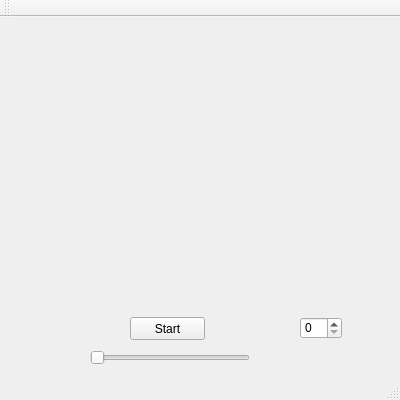
<?xml version="1.0" encoding="UTF-8"?>
<ui version="4.0">
 <class>MainWindow</class>
 <widget class="QMainWindow" name="MainWindow">
  <property name="geometry">
   <rect>
    <x>0</x>
    <y>0</y>
    <width>400</width>
    <height>400</height>
   </rect>
  </property>
  <property name="windowTitle">
   <string>MainWindow</string>
  </property>
  <widget class="QWidget" name="centralWidget">
   <widget class="QPushButton" name="pushButton">
    <property name="geometry">
     <rect>
      <x>130</x>
      <y>300</y>
      <width>75</width>
      <height>23</height>
     </rect>
    </property>
    <property name="text">
     <string>Start</string>
    </property>
   </widget>
   <widget class="QSlider" name="horizontalSlider">
    <property name="geometry">
     <rect>
      <x>90</x>
      <y>330</y>
      <width>160</width>
      <height>22</height>
     </rect>
    </property>
    <property name="orientation">
     <enum>Qt::Horizontal</enum>
    </property>
   </widget>
   <widget class="QSpinBox" name="spinBox">
    <property name="geometry">
     <rect>
      <x>300</x>
      <y>300</y>
      <width>42</width>
      <height>22</height>
     </rect>
    </property>
   </widget>
  </widget>
  <widget class="QMenuBar" name="menuBar">
   <property name="geometry">
    <rect>
     <x>0</x>
     <y>0</y>
     <width>400</width>
     <height>21</height>
    </rect>
   </property>
  </widget>
  <widget class="QToolBar" name="mainToolBar">
   <attribute name="toolBarArea">
    <enum>TopToolBarArea</enum>
   </attribute>
   <attribute name="toolBarBreak">
    <bool>false</bool>
   </attribute>
  </widget>
  <widget class="QStatusBar" name="statusBar"/>
 </widget>
 <layoutdefault spacing="6" margin="11"/>
 <resources/>
 <connections/>
</ui>
